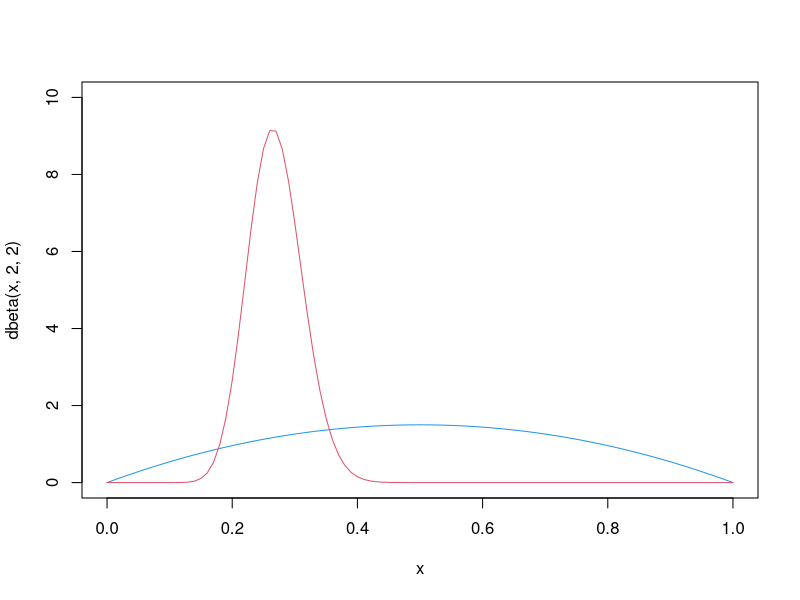
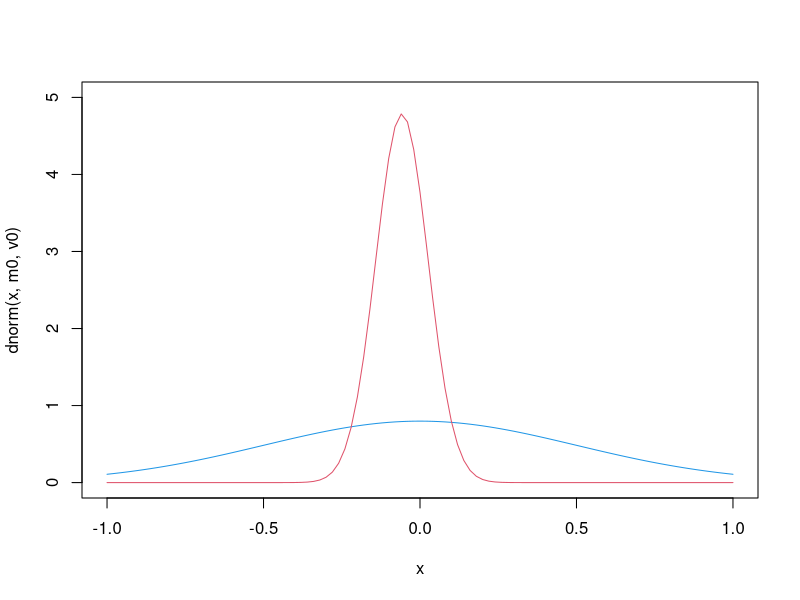

Generate these figures, in order, with R:
## ---- chunk 1
# unknown parameter
p <- 0.3

# number of observations
n <- 100

# generate Bernoulli observations
X <- 1* (runif(n) < p)

# sum of positive outcomes
k <- sum(X)

# the prior distribution (blue)
curve(dbeta(x, 2, 2), col=4, ylim=c(0,10))

# the posterior distribution (red)
curve(dbeta(x, 2+k, 2+n-k), col=2, add=TRUE)
## ---- chunk 2
# the true mean and variance
m <- 0.3
v <- 1

# number of observations
n <- 10

# generate Normal observations
X <- rnorm(n, m, v)

# compute sample mean
x_ <- mean(X)

# the prior distribution (blue)
m0 <- 0
v0 <- .5
curve(dnorm(x, m0, v0), -1, 1, col=4, ylim=c(0,5))

# the posterior distribution (red)
m1 <- (v*m0 + n*v0*x_)/(v+n*v0) 
v1 <- (v*v0)/(v+n*v0) 
curve(dnorm(x, m1, v1), -1, 1, col=2, add=TRUE)
